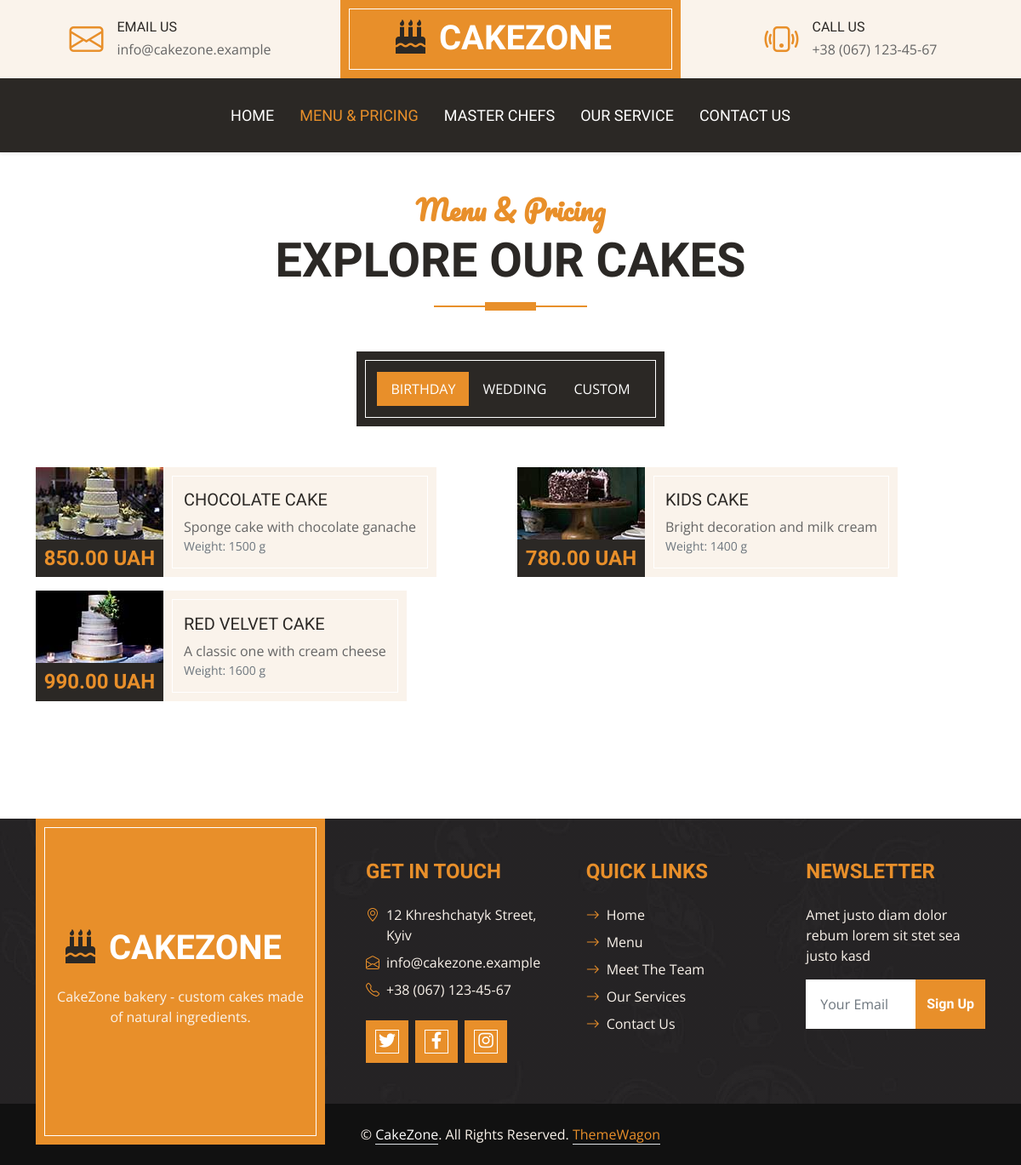
The app's page /menu/ with its own data.
### contact/models.py (models this page shows, shortened)
class ContactInfo(models.Model):
    office_address = models.CharField("office address", max_length=250)
    email = models.EmailField("email")
    phone = models.CharField("phone", max_length=30)
    working_hours_weekdays = models.CharField(
        "working hours on weekdays", max_length=100, blank=True, default="09:00 - 19:00"
    )
    working_hours_weekend = models.CharField(
        "working hours on weekend", max_length=100, blank=True, default="10:00 - 17:00"
    )
    facebook = models.URLField("Facebook", blank=True)
    instagram = models.URLField("Instagram", blank=True)
    twitter = models.URLField("Twitter", blank=True)
    map_embed = models.TextField("map embed code", blank=True)
    is_active = models.BooleanField("primary contact", default=True)
    updated_at = models.DateTimeField("updated at", auto_now=True)
    class Meta:
        verbose_name = "contact information"
        verbose_name_plural = "contact information"

### main/models.py (models this page shows, shortened)
class Establishment(models.Model):
    name = models.CharField("name", max_length=100, default="CakeZone")
    slogan = models.CharField("slogan", max_length=200, blank=True)
    short_description = models.CharField("short description", max_length=300, blank=True)
    description = models.TextField("description", blank=True)
    image = models.ImageField("photo", upload_to="establishment/", blank=True)
    years_of_experience = models.PositiveIntegerField("years of experience", default=0)
    cakes_baked = models.PositiveIntegerField("cakes baked", default=0)
    happy_clients = models.PositiveIntegerField("happy clients", default=0)
    master_chefs = models.PositiveIntegerField("master chefs", default=0)
    awards = models.PositiveIntegerField("awards", default=0)
    is_active = models.BooleanField("show on the site", default=True)
    updated_at = models.DateTimeField("updated at", auto_now=True)
    class Meta:
        verbose_name = "establishment"
        verbose_name_plural = "establishment"

### menu/models.py (models this page shows, shortened)
class Category(models.Model):
    name = models.CharField("name", max_length=100)
    slug = models.SlugField("URL slug", max_length=100, unique=True)
    description = models.CharField("description", max_length=300, blank=True)
    order = models.PositiveSmallIntegerField("display order", default=0)
    is_active = models.BooleanField("show on the site", default=True)
    class Meta:
        verbose_name = "dish category"
        verbose_name_plural = "dish categories"
        ordering = ["order", "name"]

class Dish(models.Model):
    category = models.ForeignKey(
        Category,
        verbose_name="category",
        on_delete=models.CASCADE,
        related_name="dishes",
    )
    name = models.CharField("name", max_length=150)
    description = models.TextField("description", blank=True)
    price = models.DecimalField("price", max_digits=8, decimal_places=2)
    weight = models.PositiveIntegerField("weight, g", null=True, blank=True)
    image = models.ImageField("photo", upload_to="dishes/", blank=True)
    is_active = models.BooleanField("in stock", default=True)
    created_at = models.DateTimeField("created at", auto_now_add=True)
    class Meta:
        verbose_name = "dish"
        verbose_name_plural = "dishes"
        ordering = ["category", "name"]

### menu/views.py (the view)
# urls.py: path("", views.index, name="index"),
def index(request):
    context = {
        "categories": Category.objects.filter(is_active=True),
    }
    return render(request, "menu/menu_pricing.html", context)

### menu/templates/menu/menu_pricing.html (shortened to what this page needs)
{% extends "base.html" %}
{% load static %}
{% load i18n %}
{% block content %}
    <div class="container-fluid about py-5">
        <div class="container">
            <div class="section-title position-relative text-center mx-auto mb-5 pb-3" style="max-width: 600px;">
                <h2 class="text-primary font-secondary">{% trans "Menu & Pricing" %}</h2>
                <h1 class="display-4 text-uppercase">{% trans "Explore Our Cakes" %}</h1>
            </div>
            <div class="tab-class text-center">
                <ul class="nav nav-pills d-inline-flex justify-content-center bg-dark text-uppercase border-inner p-4 mb-5">
                    {% for category in categories %}
                    <li class="nav-item">
                        <a class="nav-link text-white{% if forloop.first %} active{% endif %}" data-bs-toggle="pill" href="#tab-{{ category.id }}">{{ category.name }}</a>
                    </li>
                    {% endfor %}
                </ul>
                <div class="tab-content">
                    {% for category in categories %}
                    <div id="tab-{{ category.id }}" class="tab-pane fade show p-0{% if forloop.first %} active{% endif %}">
                        <div class="row g-3">
                            {% for dish in category.dishes.all %}
                                {% if dish.is_active %}
                                <div class="col-lg-6">
                                    <div class="d-flex h-100">
                                        <div class="flex-shrink-0">
                                            {% if dish.image %}
                                                <img class="img-fluid" src="{{ dish.image.url }}" alt="{{ dish.name }}" style="width: 150px; height: 85px; object-fit: cover;">
                                            {% else %}
                                                <img class="img-fluid" src="{% static 'images/cake-1.jpg' %}" alt="{{ dish.name }}" style="width: 150px; height: 85px;">
                                            {% endif %}
                                            <h4 class="bg-dark text-primary p-2 m-0">{{ dish.price }} UAH</h4>
                                        </div>
                                        <div class="d-flex flex-column justify-content-center text-start bg-secondary border-inner px-4">
                                            <h5 class="text-uppercase">{{ dish.name }}</h5>
                                            <span>{{ dish.description }}</span>
                                            {% if dish.weight %}<small class="text-muted">{% trans "Weight" %}: {{ dish.weight }} g</small>{% endif %}
                                        </div>
                                    </div>
                                </div>
                                {% endif %}
                            {% empty %}
                                <div class="col-12">
                                    <h5 class="text-uppercase">{% trans "There are no dishes in this category yet" %}</h5>
                                </div>
                            {% endfor %}
                        </div>
                    </div>
                    {% empty %}
                    <h4 class="text-uppercase">{% trans "The menu is empty" %}</h4>
                    {% endfor %}
                </div>
            </div>
        </div>
    </div>
{% endblock %}

### templates/base.html
{% extends "index.html" %}

### templates/index.html (shortened to what this page needs)
{% load static %}
{% load i18n %}
<!DOCTYPE html>
<html lang="en">
<head>
    <link href="https://cdnjs.cloudflare.com/ajax/libs/font-awesome/5.10.0/css/all.min.css" rel="stylesheet">
    <link href="https://cdn.jsdelivr.net/npm/bootstrap-icons@1.4.1/font/bootstrap-icons.css" rel="stylesheet">
    <link href="{% static 'lib/owlcarousel/assets/owl.carousel.min.css' %}" rel="stylesheet">
    <link href="{% static 'css/bootstrap.min.css' %}" rel="stylesheet">
    <link href="{% static 'css/style.css' %}" rel="stylesheet">
</head>
<body>
    <div class="container-fluid px-0 d-none d-lg-block">
        <div class="row gx-0">
            <div class="col-lg-4 text-center bg-secondary py-3">
                <div class="d-inline-flex align-items-center justify-content-center">
                    <i class="bi bi-envelope fs-1 text-primary me-3"></i>
                    <div class="text-start">
                        <h6 class="text-uppercase mb-1">{% trans "Email Us" %}</h6>
                        <span>{{ contacts.email|default:"info@example.com" }}</span>
                    </div>
                </div>
            </div>
            <div class="col-lg-4 text-center bg-primary border-inner py-3">
                <div class="d-inline-flex align-items-center justify-content-center">
                    <a href="{% url 'main:index' %}" class="navbar-brand">
                        <h1 class="m-0 text-uppercase text-white"><i class="fa fa-birthday-cake fs-1 text-dark me-3"></i>{{ site.name|default:"CakeZone" }}</h1>
                    </a>
                </div>
            </div>
            <div class="col-lg-4 text-center bg-secondary py-3">
                <div class="d-inline-flex align-items-center justify-content-center">
                    <i class="bi bi-phone-vibrate fs-1 text-primary me-3"></i>
                    <div class="text-start">
                        <h6 class="text-uppercase mb-1">{% trans "Call Us" %}</h6>
                        <span>{{ contacts.phone|default:"+012 345 6789" }}</span>
                    </div>
                </div>
            </div>
        </div>
    </div>
    <nav class="navbar navbar-expand-lg bg-dark navbar-dark shadow-sm py-3 py-lg-0 px-3 px-lg-0">
        <div class="collapse navbar-collapse" id="navbarCollapse">
            <div class="navbar-nav ms-auto mx-lg-auto py-0">
                <a href="{% url 'main:index' %}" class="nav-item nav-link{% if request.resolver_match.namespace == 'main' %} active{% endif %}">{% trans "Home" %}</a>
                <a href="{% url 'menu:index' %}" class="nav-item nav-link{% if request.resolver_match.namespace == 'menu' %} active{% endif %}">{% trans "Menu & Pricing" %}</a>
                <a href="{% url 'team:index' %}" class="nav-item nav-link{% if request.resolver_match.namespace == 'team' %} active{% endif %}">{% trans "Master Chefs" %}</a>
				<a href="{% url 'service:index' %}" class="nav-item nav-link{% if request.resolver_match.namespace == 'service' %} active{% endif %}">{% trans "Our Service" %}</a>
                <a href="{% url 'contact:index' %}" class="nav-item nav-link{% if request.resolver_match.namespace == 'contact' %} active{% endif %}">{% trans "Contact Us" %}</a>
            </div>
        </div>
    </nav>
    {% block content %}{% endblock %}
    <div class="container-fluid bg-img text-secondary" style="margin-top: 90px">
        <div class="container">
            <div class="row gx-5">
                <div class="col-lg-4 col-md-6 mb-lg-n5">
                    <div class="d-flex flex-column align-items-center justify-content-center text-center h-100 bg-primary border-inner p-4">
                        <a href="{% url 'main:index' %}" class="navbar-brand">
                            <h1 class="m-0 text-uppercase text-white"><i class="fa fa-birthday-cake fs-1 text-dark me-3"></i>{{ site.name|default:"CakeZone" }}</h1>
                        </a>
                        <p class="mt-3">{{ site.short_description|default:"CakeZone bakery - handmade cakes for any celebration." }}</p>
                    </div>
                </div>
                <div class="col-lg-8 col-md-6">
                    <div class="row gx-5">
                        <div class="col-lg-4 col-md-12 pt-5 mb-5">
                            <h4 class="text-primary text-uppercase mb-4">{% trans "Get In Touch" %}</h4>
                            <div class="d-flex mb-2">
                                <i class="bi bi-geo-alt text-primary me-2"></i>
                                <p class="mb-0">{{ contacts.office_address|default:"123 Street, New York, USA" }}</p>
                            </div>
                            <div class="d-flex mb-2">
                                <i class="bi bi-envelope-open text-primary me-2"></i>
                                <p class="mb-0">{{ contacts.email|default:"info@example.com" }}</p>
                            </div>
                            <div class="d-flex mb-2">
                                <i class="bi bi-telephone text-primary me-2"></i>
                                <p class="mb-0">{{ contacts.phone|default:"+012 345 67890" }}</p>
                            </div>
                            <div class="d-flex mt-4">
                                <a class="btn btn-lg btn-primary btn-lg-square border-inner rounded-0 me-2" href="{{ contacts.twitter|default:"#" }}"><i class="fab fa-twitter fw-normal"></i></a>
                                <a class="btn btn-lg btn-primary btn-lg-square border-inner rounded-0 me-2" href="{{ contacts.facebook|default:"#" }}"><i class="fab fa-facebook-f fw-normal"></i></a>
                                <a class="btn btn-lg btn-primary btn-lg-square border-inner rounded-0 me-2" href="{{ contacts.instagram|default:"#" }}"><i class="fab fa-instagram fw-normal"></i></a>
                            </div>
                        </div>
                        <div class="col-lg-4 col-md-12 pt-0 pt-lg-5 mb-5">
                            <h4 class="text-primary text-uppercase mb-4">{% trans "Quick Links" %}</h4>
                            <div class="d-flex flex-column justify-content-start">
                                <a class="text-secondary mb-2" href="{% url 'main:index' %}"><i class="bi bi-arrow-right text-primary me-2"></i>{% trans "Home" %}</a>
                                <a class="text-secondary mb-2" href="{% url 'menu:index' %}"><i class="bi bi-arrow-right text-primary me-2"></i>{% trans "Menu" %}</a>
                                <a class="text-secondary mb-2" href="{% url 'team:index' %}"><i class="bi bi-arrow-right text-primary me-2"></i>{% trans "Meet The Team" %}</a>
                                <a class="text-secondary mb-2" href="{% url 'service:index' %}"><i class="bi bi-arrow-right text-primary me-2"></i>{% trans "Our Services" %}</a>
                                <a class="text-secondary" href="{% url 'contact:index' %}"><i class="bi bi-arrow-right text-primary me-2"></i>{% trans "Contact Us" %}</a>
                            </div>
                        </div>
                        <div class="col-lg-4 col-md-12 pt-0 pt-lg-5 mb-5">
                            <h4 class="text-primary text-uppercase mb-4">{% trans "Newsletter" %}</h4>
                            <p>Amet justo diam dolor rebum lorem sit stet sea justo kasd</p>
                            <form action="">
                                <div class="input-group">
                                    <input type="text" class="form-control border-white p-3" placeholder="{% trans 'Your Email' %}">
                                    <button class="btn btn-primary">{% trans "Sign Up" %}</button>
                                </div>
                            </form>
                        </div>
                    </div>
                </div>
            </div>
        </div>
    </div>
    <div class="container-fluid text-secondary py-4" style="background: #111111;">
        <div class="container text-center">
            <p class="mb-0">&copy; <a class="text-white border-bottom" href="{% url 'main:index' %}">{{ site.name|default:"CakeZone" }}</a>. All Rights Reserved.
			<a class="border-bottom" href="https://themewagon.com" target="_blank">ThemeWagon</a>
        </div>
    </div>
</body>
</html>

### records on screen
ContactInfo: email "info@cakezone.example", phone "+38 (067) 123-45-67", office_address "12 Khreshchatyk Street, Kyiv"
Establishment: name "CAKEZONE", short_description "CakeZone bakery - custom cakes made of natural ingredients.", name "CakeZone"
Category: name "BIRTHDAY"
Category: name "WEDDING"
Category: name "CUSTOM"
Dish: image (picture), price "850.00", name "CHOCOLATE CAKE", description "Sponge cake with chocolate ganache", weight "1500"
Dish: image (picture), price "780.00", name "KIDS CAKE", description "Bright decoration and milk cream", weight "1400"
Dish: image (picture), price "990.00", name "RED VELVET CAKE", description "A classic one with cream cheese", weight "1600"
